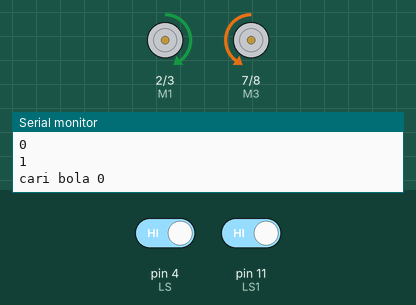
Bench run of a sketch on a simulated Arduino Uno, built with avr-gcc and run on an emulated ATmega328P. Parts: motor-driver pin pairs drawn as motors (green arrow = first pin HIGH = forward, orange = second pin HIGH = backward, longer = more drive, scaled by the enable pin), the last lines printed to the serial monitor. Inputs (shaded band) come from the test bench; at power-on: pin 11 (LS1) HIGH, pin 4 (LS) HIGH.

Above: at 1.2 s.
1.3 s: pin 11 (LS1) driven LOW
At 1.7 s:
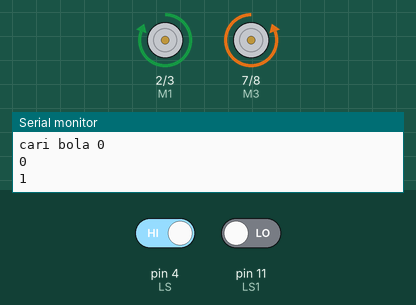
4.3 s: pin 4 (LS) driven LOW
At 4.8 s:
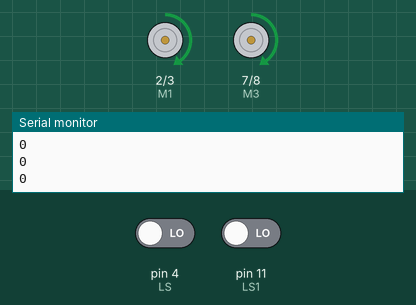
5.9 s: pin 4 (LS) driven HIGH
At 7.1 s:
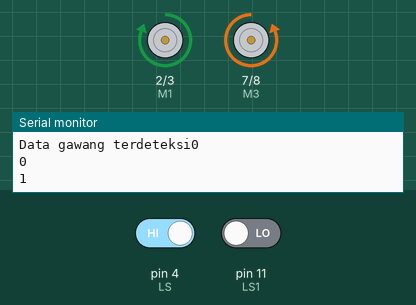
8.9 s: pin 11 (LS1) driven HIGH
At 9.9 s:
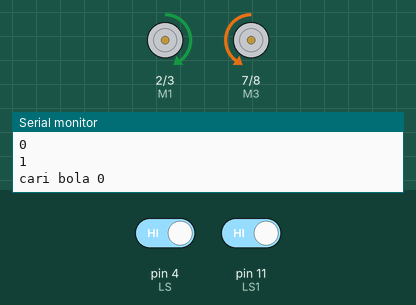
Timing chart, 0 to 11.8 s (numbered marks = the images above; inputs shaded):
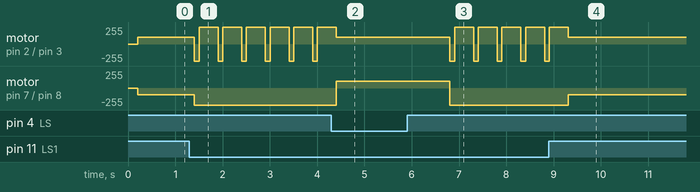

Measured:
- after the input at 1.3 s, motor on pin 2 (M1) / pin 3 (M2): alternates forward 255/255 for 0.40 s and backward 255/255 for 0.10 s, starting after 0.10 s; motor on pin 7 (M3) / pin 8 (M4): backward 100/255 → backward 255/255 after 0.10 s
- after the input at 4.3 s, motor on pin 7 (M3) / pin 8 (M4): backward 255/255 → forward 100/255 after 0.11 s
- after the input at 5.9 s, motor on pin 2 (M1) / pin 3 (M2): alternates forward 255/255 for 0.40 s and backward 255/255 for 0.10 s, starting after 0.91 s; motor on pin 7 (M3) / pin 8 (M4): forward 100/255 → backward 255/255 after 0.91 s
- after the input at 8.9 s, motor on pin 7 (M3) / pin 8 (M4): backward 255/255 → backward 100/255 after 0.41 s

The sketch:

hockey.ino
```cpp
#include <IRremote.h> //biar bisa make infrared
int RECV_PIN =12;
int ENA = 6;
int M1 = 2;
int M2 = 3;
int ENB = 9;
int M3 = 7;
int M4 = 8;
int IrData;
IRrecv irrecv(RECV_PIN);
const int LS = 4;
const int LS1 = 11;
void setup(){
 Serial.begin(9600);
 pinMode(ENA, OUTPUT);
 pinMode(M1, OUTPUT);
 pinMode(M2, OUTPUT);
 pinMode(ENB, OUTPUT);
 pinMode(M3, OUTPUT);
 pinMode(M4, OUTPUT);
 pinMode(LS, INPUT_PULLUP);
 pinMode(LS1, INPUT_PULLUP);
 pinMode(LS, INPUT);
 pinMode(LS1,INPUT);
 irrecv.enableIRIn();
}
int infrared(){ // kunci infrared
     if (IrReceiver.decode())
    IrData=IrReceiver.decodedIRData.command;
    IrReceiver.resume();
    delay(200);
    return IrData;
}
void loop(){
int value = infrared();
Serial.println(value);
int SW = digitalRead(LS);
int SW1 = digitalRead(LS1);
Serial.println(value);
Serial.println(SW);

  // Robot maju mengejar bola
  if (value == 10)
  {
       analogWrite(ENA, 255);
       digitalWrite(M1, HIGH);
       digitalWrite(M2, LOW);
       analogWrite(ENB, 255);
       digitalWrite(M3, HIGH);
       digitalWrite(M4, LOW);
       Serial.print("data bola terdeteksi");
  }
   // Robot maju menuju gawang
  else if (  value = 100 && SW == 0 )// 9945 Gawang
  {
       analogWrite(ENA, 100);
       digitalWrite(M1, HIGH);
       digitalWrite(M2, LOW);
       analogWrite(ENB, 100);
       digitalWrite(M3, HIGH);
       digitalWrite(M4, LOW);
       delay (1000);
       Serial.print("Data gawang terdeteksi");
  }
  else if (   SW1 == 0 ) //
{
       analogWrite(ENA, 255);
       digitalWrite(M1, LOW);
       digitalWrite(M2, HIGH);
       analogWrite(ENB, 255);
       digitalWrite(M3, LOW);
       digitalWrite(M4, HIGH);
       delay (100);

       analogWrite(ENA, 255);
       digitalWrite(M1, HIGH);
       digitalWrite(M2, LOW);
       analogWrite(ENB, 255);
       digitalWrite(M3, LOW);
       digitalWrite(M4, HIGH);
       delay (200);
}

   // Robot maju menuju gawang
 /* else if ( SW == 0  )// 9945 Gawang B

  {
       analogWrite(ENA, 100);
       digitalWrite(M1, HIGH);
       digitalWrite(M2, LOW);
       analogWrite(ENB, 100);
       digitalWrite(M3, LOW);
       digitalWrite(M4, LOW);
       delay (1000);
       Serial.print("Data gawang terdeteksi");
  }

   // Robot maju menuju gawang
  else if (  SW1 == 0 && SW == 0 )// 9945 Gawang B

  {
       analogWrite(ENA, 100);
       digitalWrite(M1, HIGH);
       digitalWrite(M2, LOW);
       analogWrite(ENB, 100);
       digitalWrite(M3, LOW);
       digitalWrite(M4, LOW);
       delay (1000);
       Serial.print("Data gawang terdeteksi");
  }
    // Robot maju menuju gawang
  else if (  SW1 == 0 && SW == 0 && value == 5100 )// 9945 Gawang B

  {
       analogWrite(ENA, 255);
       digitalWrite(M1, HIGH);
       digitalWrite(M2, LOW);
       analogWrite(ENB, 255);
       digitalWrite(M3, HIGH);
       digitalWrite(M4, LOW);
       Serial.print("Data gawang terdeteksi");
  }*/
  else{
     analogWrite(ENA, 100);
       digitalWrite(M1, HIGH);
       digitalWrite(M2, LOW);
       analogWrite(ENB, 100);
       digitalWrite(M3, LOW);
       digitalWrite(M4, HIGH);
       Serial.print("cari bola ");
  }

}
```
